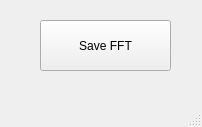
<?xml version="1.0" encoding="UTF-8"?>
<ui version="4.0">
 <class>MainWindow</class>
 <widget class="QMainWindow" name="MainWindow">
  <property name="geometry">
   <rect>
    <x>0</x>
    <y>0</y>
    <width>202</width>
    <height>127</height>
   </rect>
  </property>
  <property name="windowTitle">
   <string>MainWindow</string>
  </property>
  <widget class="QWidget" name="centralwidget">
   <widget class="QPushButton" name="btn_fft">
    <property name="geometry">
     <rect>
      <x>40</x>
      <y>20</y>
      <width>131</width>
      <height>51</height>
     </rect>
    </property>
    <property name="text">
     <string>Save FFT</string>
    </property>
   </widget>
  </widget>
  <widget class="QMenuBar" name="menubar">
   <property name="geometry">
    <rect>
     <x>0</x>
     <y>0</y>
     <width>202</width>
     <height>22</height>
    </rect>
   </property>
  </widget>
  <widget class="QStatusBar" name="statusbar"/>
 </widget>
 <resources/>
 <connections/>
</ui>
